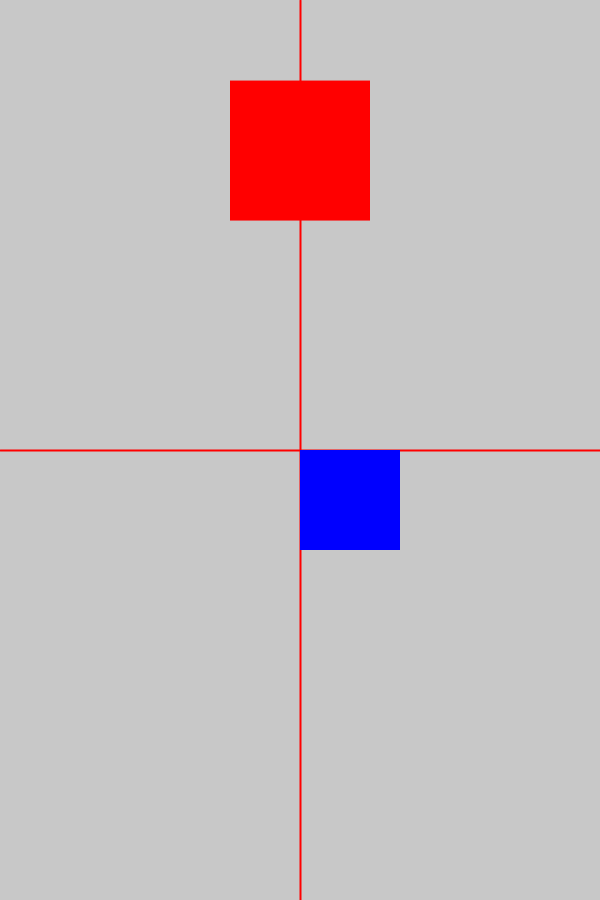
Frame 1 (no input)
Frame 60 (the mouse pressed at the canvas centre just before this capture): identical to frame 1, image omitted
Frame 120 (the mouse held since frame 60 and released just before this capture): identical to frame 1, image omitted

The Processing sketch that drew this single still picture (run headless with seeded random() and noise(); from frame 60 on, the mouse is pressed at the canvas centre):

// Processing sketch: width_and_height
// ── width_and_height.pde
String myMsg = "Ciao IDP21";
float a;
void setup() {
  size(600, 900);
  background(200);

  stroke(255, 0, 0);
  strokeWeight(2);
  
  float halfHeight = height/2;
  float halfWidth = width/2;
  //line(aPointX,aPointY,bPointX,bPointY);
  line(0, halfHeight, width, halfHeight);
  line(halfWidth, 0, halfWidth, height);
  
  // first rectangle
  rectMode(CENTER); //to start drawing the rectangle from the center point and not the corner
  noStroke();
  fill(255,0,0);
  square(halfWidth,150.56,140);
  
  a=5/3.0;
  print(a);
  //second rectangle
  rectMode(CORNER);
  fill(0,0,255);
  square(halfWidth,halfHeight,100);
  
  

  strokeWeight(10);
  point(0, 150);
}

void draw() {
}
